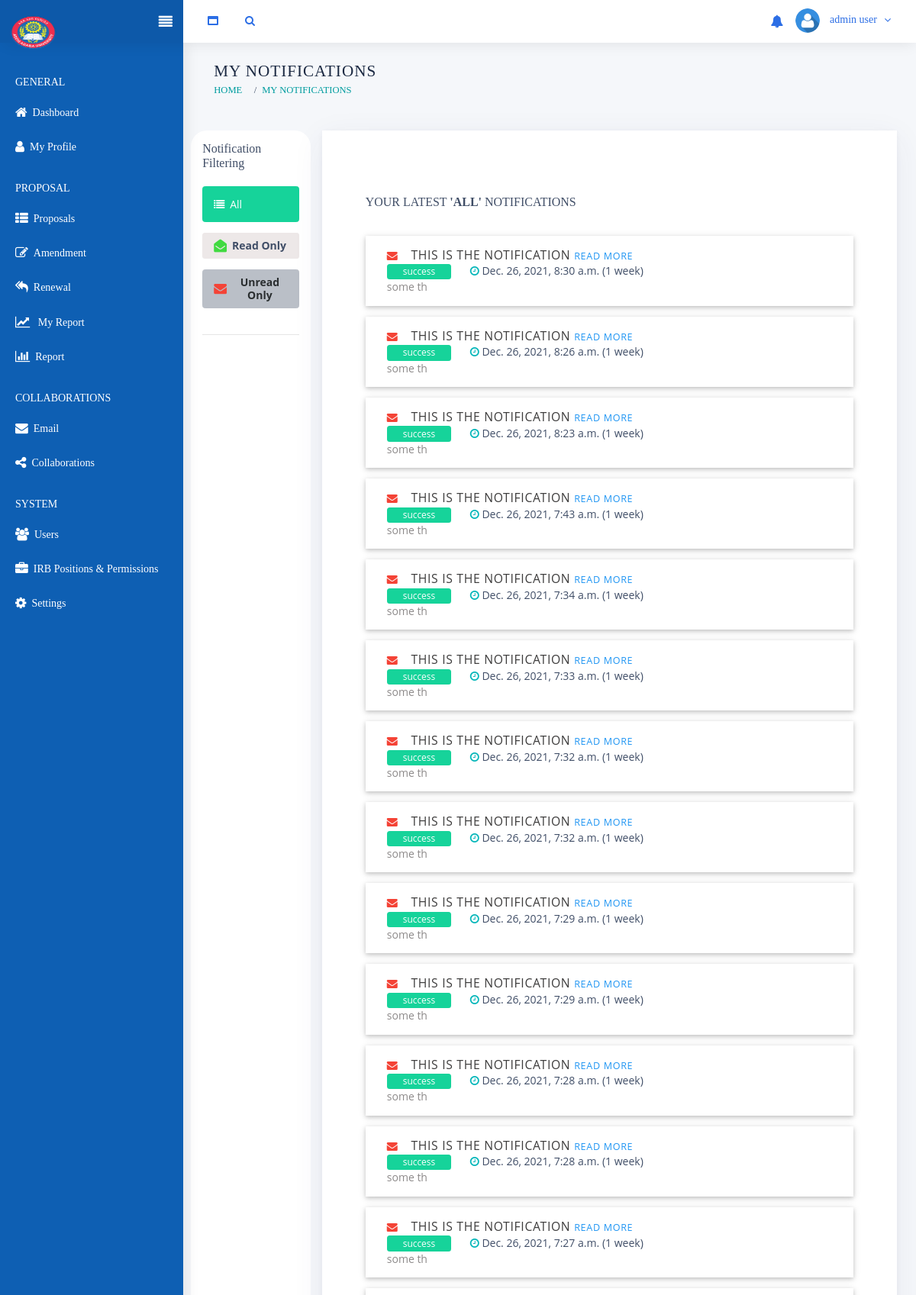
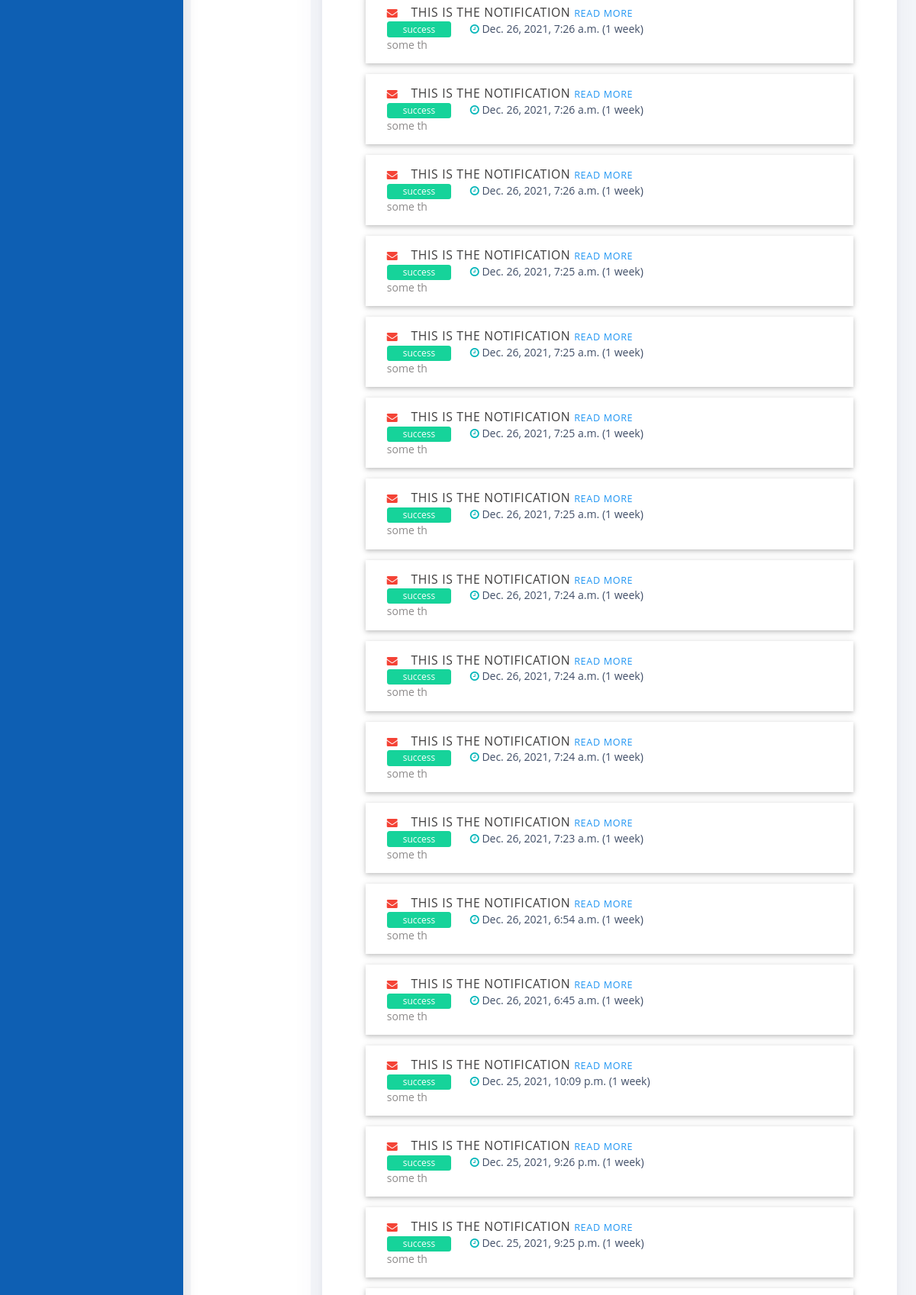
Page /noti/notifications/ (signed in, upper part) on the committed database (2 pictures, top to bottom).
### accounts/models.py (models this page shows, shortened)
class UserAccount(AbstractBaseUser, PermissionsMixin):
    email = models.EmailField(verbose_name="Email Field", unique=True)
    title = models.ForeignKey(Title, on_delete=models.CASCADE, blank=True, null=True, help_text="Your professional title, if any.")
    first_name = models.CharField(verbose_name="First Name", max_length=150, validators = [MinLengthValidator(2)])
    last_name = models.CharField(verbose_name="Last Name", max_length=150, validators = [MinLengthValidator(2)])
    full_name = models.CharField(verbose_name="Full Name", max_length=300, blank=True, editable=False,
                help_text=" This is a system generated value, since it is mostly used it's better to store it once and access it without"
                            "evaluating it for every page, cz when evaluated another sql query is need to fetch the name of the title. (not fair!) " )
    phone_number = models.CharField(max_length=150, blank=True, default="", null=True )
    sex = models.CharField(choices=GENDERS, max_length=6, blank=True)
    profile_image = models.ImageField(upload_to = 'Accounts/ProfileImages', blank = True,
                                    validators =[FileExtensionValidator(allowed_extensions=allowed_image_extensions)] )
    is_active = models.BooleanField(default=False,help_text=('Designates whether this user should be treated as active. '),)
    status = models.IntegerField(default = 0, choices=USER_STATUS, help_text= "Identifies the status of each user")
    is_staff = models.BooleanField(default=False)
    is_customer = models.BooleanField(default=False)
    position = models.ForeignKey(Position, on_delete=models.SET_NULL, blank=True, null=True)
    date_joined = models.DateTimeField( auto_now_add=True, editable=False)
    created_by = models.ForeignKey('self', blank=True, null=True, on_delete=models.CASCADE, help_text=('If a user is created by another user'))
    objects = UserAccountManager()
    EMAIL_FIELD = 'email'
    USERNAME_FIELD = 'email'
    REQUIRED_FIELDS = ['first_name', 'last_name']
    class Meta:
        verbose_name = 'User Account'
        verbose_name_plural = 'User Accounts'
        ordering=('-date_joined',)
    def get_position_permissions(self, obj=None):
        permissions = set()
        if self.position:
            perms = self.position.permissions.values_list('content_type__app_label', 'codename').order_by()
            permissions.update({"%s.%s" % (ct, name) for ct, name in perms})
        return permissions
    def get_all_permissions(self, obj=None):
        default = _user_get_permissions(self, obj, 'user') #django's default return value, then add the permission owned by his position
        default.update(self.get_position_permissions())
        return default

### notification/models.py (models this page shows, shortened)
class UserNotification(models.Model):
    noti = models.ForeignKey( Notification, on_delete=models.CASCADE)
    user = models.ForeignKey( settings.AUTH_USER_MODEL, on_delete=models.CASCADE)
    read = models.BooleanField(default=False)
    delete = models.BooleanField(default=False)
    class Meta:
        ordering = ['-id']

class Notification(models.Model):
    tag = models.CharField(max_length=10, choices=TAGS,)
    noti = models.CharField(max_length=500)
    desc = models.TextField(blank=True, null=True)
    link = models.CharField(max_length = 500, blank=True,default="")
    receivers = models.ManyToManyField(to= settings.AUTH_USER_MODEL, through='UserNotification')
    sender = models.ForeignKey(settings.AUTH_USER_MODEL, related_name="sender", on_delete=models.CASCADE, blank=True, null=True) #sender = null for system notifications
    created_date = models.DateTimeField(auto_now_add=True)
    def timesince(self, now=None):
        from django.utils.timesince import timesince as timesince_
        return timesince_(self.created_date, now)
    class Meta:
        ordering = ('-created_date',)

### notification/views.py (the view)
# urls.py: path('notifications/', ListNotifications, name = 'notifications'),
@login_required
def ListNotifications(request, status ="All"):
        try:
                if status == "read":
                        notis = get_usernotification(request.user, read = True)
                elif status == "unread":
                        notis = get_usernotification(request.user, read = False)
                else:
                        notis = notis = get_usernotification(request.user)
                return render(request, 'notification/notification_list.html',{'notis':notis, 'status':status})
        except Exception as e:
                print("### Exception ", e)
                messages.error(request, "Couldn't load notifications. Please try again later!")
                return redirect('irb:home')

### templates/notification/notification_list.html (shortened to what this page needs)
{% extends 'staff/base.html' %}
{% load static %}
{% load core_templatetags %}
{% block title %}
    My Notifications
 {% endblock %}
{% block breadcrumb %}
    <li class="breadcrumb-item active "><a href="{% url 'amendment:my_amendments' %}">My Notifications </a></li>
{% endblock %}
{% block content %}
<div class="content-body">
    <section id="page-account-settings">
        <br>
        <div class="row">
            <div class="col-md-2 mb-2 mb-md-0 pt-1 round" style="background-color: white;">
                <h5>Notification Filtering </h5>
                <ul class="nav nav-pills flex-column mt-md-0 mt-1">
                    <li class="nav-item ">
                        <a   class="btn btn-success mt-1 py-1 nav-link d-flex" href="{% url 'noti:notifications' %}" >
                            <i class="fa fa-list"></i>
                            All
                        </a>
                    </li>
                    <li class="nav-item ">
                        <a   class="btn mt-1 nav-link d-flex" href="{% url 'noti:notifications' status='read' %}" style="background-color: #ede8e8;" >
                            <i class="fa fa-envelope-open font-medium-2 " style="color: rgb(65, 218, 65);"></i>
                            <strong >Read Only </strong>
                        </a>
                    </li>
                    <li class="nav-item ">
                        <a   class="btn btn-light mt-1 nav-link d-flex" href="{% url 'noti:notifications' status='unread' %}" >
                            <i class="fa fa-envelope font-medium-2 red"></i>
                            <strong >Unread Only</strong>
                        </a>
                    </li>
                </ul>
                <br>
                <hr></hr>
            </div>
            <div class="col-md-10 round">
                <div class="card px-2 py-3">
                    <div role="tabpanel" class="tab-pane " id="ver_{{cur_ver}}_panel" aria-labelledby="ver_{{cur_ver}}_pill" aria-expanded="true">
                        <div class="card-body" id = "card_body">
                                <div class="form-body" >
                                    <div >
                                        <div class="col-lg-12 col-xl-12">
                                            <div class="mb-2 mt-2">
                                                {% if notis|length > 0 %}
                                                    <h5 class="mb-0 text-uppercase">Your latest <strong>'{{status}}'</strong> notifications</h5>
                                                {% else %}
                                                    <h5 class="mb-0 text-uppercase">You have no notifications yet! </h5>
                                                {% endif %}
                                            </div>
                                            <div id="accordionWrap" role="tablist" aria-multiselectable="true">
                                                <div class="card accordion ">
                                                    {% if notis|length > 0 %}
                                                        {% for n in notis %}
                                                            {% if n.read %}
                                                                <div class="box-shadow-1 border-grey border-lighten-2 mt-1 px-1 pt-1" style="background-color: #ede8e8 ;" >
                                                                    <div  id="heading_{{n.id}}" class="card-header primary p-0  px-1"  data-toggle="collapse" href="#desc_{{n.id}}"
                                                                            aria-expanded="true"  style="background-color: #ede8e8 ;" >
                                                                        <i class="fa fa-envelope-open green"></i>
                                                                        <a class="card-title lead mb-0 py-0 px-1 "  style="color: rgb(61, 60, 60);">
                                                                            {{n.noti.noti}} <span class="blue"> <small> Read More</small></span>
                                                                        </a>
                                                                        <div class="media-body " style="background-color: #ede8e8 ;" {%>
                                                                                <span class="list-group-item-text  px-2 badge badge-{{n.noti.tag}}">
                                                                                    {{n.noti.tag}}
                                                                                </span>
                                                                                <i class="fa fa-clock-o ml-2"></i>
                                                                                <span class="text-muted mb-1">{{n.noti.created_date}} ({{n.noti.timesince}})</span>
                                                                                <p style="color: rgb(141, 138, 138);">{{n.noti.desc|truncatechars_html:40}}</p>
                                                                        </div>
                                                                    </div>
                                                                    <div id="desc_{{n.id}}" role="tabpanel" style="background-color: rgb(233, 231, 231); border-radius: 3px;" data-parent="#accordionWrap"
                                                                        aria-labelledby="heading11" class="collapse box-shadow-1 border-grey border-lighten-2 mb-1 mt-1">
                                                                        <div class="card-content">
                                                                            <div class="card-body">
                                                                                <p>{{n.noti.desc}}</p>
                                                                                {% if n.noti.link != '' %}
                                                                                    <p style ="float:right"><a class="btn btn-info" href="{{n.noti.link}}">Redirect</a></p>
                                                                                {% endif %}
                                                                            </div>
                                                                        </div>
                                                                    </div>
                                                                </div>
                                                            {% else %}
                                                                <div id="noti_div_{{n.id}}" class="box-shadow-1 border-grey border-lighten-2 mt-1 px-1 pt-1  ">
                                                                    <div  id="heading_{{n.id}}" class="card-header primary p-0  px-1" onclick="mark_as_read('{{n.id}}')" data-toggle="collapse" href="#desc_{{n.id}}" aria-expanded="true" >
                                                                        <i id="env_{{n.id}}" class="fa fa-envelope red"></i>
                                                                        <a class="card-title lead mb-0 py-0 px-1 "  style="color: rgb(61, 60, 60);">
                                                                        {{n.noti.noti}} <span class="blue"><small> Read More</small></span>
                                                                        </a>
                                                                        <div class="media-body " >
                                                                                <span class="list-group-item-text  px-2 badge badge-{{n.noti.tag}}">
                                                                                    {{n.noti.tag}}
                                                                                </span>
                                                                                <i class="fa fa-clock-o ml-2"></i>
                                                                                <span class="text-muted mb-1">{{n.noti.created_date}} ({{n.noti.timesince}})</span>
                                                                                <p style="color: rgb(141, 138, 138);">{{n.noti.desc|truncatechars_html:40}}</p>
                                                                        </div>
                                                                    </div>
                                                                </div>
                                                            {% endif %}
                                                        {% endfor %}
                                                    {% endif %}
                                                </div>
                                            </div>
                                        </div>
                                    </div>
                                    <br>
                                </div>
                        </div>
                    </div>
                </div>
            </div>
        </div>
    </section>
</div>
{% endblock %}

### templates/staff/header.html (shortened to what this page needs)
{%load static %}
<nav class="header-navbar navbar-expand-lg navbar navbar-with-menu fixed-top navbar-semi-dark navbar-shadow">
  <div class="navbar-wrapper">
    <div class="navbar-header">
      <ul class="nav navbar-nav flex-row">
        <li class="nav-item mr-auto"><a class="navbar-brand" href="/"><img class="brand-logo" width="60px" height="50px" alt="stack admin logo" src="{% static 'customer/img/logo.png' %}">
            </a></li>
        <li class="nav-item d-none d-lg-block nav-toggle"><a class="nav-link modern-nav-toggle pr-0" data-toggle="collapse"><i class="toggle-icon fa fa-align-justify  right font-medium-3 white  icon-toggle-right" data-ticon=".icon-toggle-right"></i></a></li>
      </ul>
    </div>
    <div class="navbar-container content">
      <div class="collapse navbar-collapse" id="navbar-mobile">
        <ul class="nav navbar-nav mr-auto float-left">
          <li class="nav-item d-none d-md-block"><a class="nav-link nav-link-expand" href="#"><i class="fa fa-window-maximize"></i></a></li>
          <li class="nav-item nav-search"><a class="nav-link nav-link-search" href="#"><i class="fa fa-search"></i></a>
          </li>
        </ul>
        <ul class="nav navbar-nav float-right">
          <li class="dropdown dropdown-notification nav-item">
            <a class="nav-link nav-link-label" href="#" data-toggle="dropdown">
              <i class="ficon fa fa-bell"></i>
            </a>
          </li>
          <li class="dropdown dropdown-user nav-item">
            <a class="dropdown-toggle nav-link dropdown-user-link" href="#" data-toggle="dropdown">
              <div class="avatar avatar-online" style="width:32px; height: 32px;">
                {% if user.profile_image %}
                  <img  style="width: 32px; height: 32px;" src="{{user.profile_image.url}}" alt="user profile image">
                {% else %}
                 <img style="width: 32px; height: 32px;" src="{% static 'customer/img/user.png' %}" alt="avatar">
                {% endif %}
              </div>
              <span class="user-name">{% if user %} {{user.full_name}} {% endif %}</span>
            </a>
          </li>
        </ul>
      </div>
    </div>
  </div>
</nav>

### rows in the picture
UserAccount: profile_image (placeholder picture), full_name "admin user"
UserNotification: noti.noti "THIS IS THE NOTIFICATION", noti.tag "success", noti.created_date "Dec. 26, 2021, 8:30 a.m.", noti.timesince "1 week", noti.desc "some th"
UserNotification: noti.noti "THIS IS THE NOTIFICATION", noti.tag "success", noti.created_date "Dec. 26, 2021, 8:26 a.m.", noti.timesince "1 week", noti.desc "some th"
UserNotification: noti.noti "THIS IS THE NOTIFICATION", noti.tag "success", noti.created_date "Dec. 26, 2021, 8:23 a.m.", noti.timesince "1 week", noti.desc "some th"
UserNotification: noti.noti "THIS IS THE NOTIFICATION", noti.tag "success", noti.created_date "Dec. 26, 2021, 7:43 a.m.", noti.timesince "1 week", noti.desc "some th"
UserNotification: noti.noti "THIS IS THE NOTIFICATION", noti.tag "success", noti.created_date "Dec. 26, 2021, 7:34 a.m.", noti.timesince "1 week", noti.desc "some th"
UserNotification: noti.noti "THIS IS THE NOTIFICATION", noti.tag "success", noti.created_date "Dec. 26, 2021, 7:33 a.m.", noti.timesince "1 week", noti.desc "some th"
UserNotification: noti.noti "THIS IS THE NOTIFICATION", noti.tag "success", noti.created_date "Dec. 26, 2021, 7:32 a.m.", noti.timesince "1 week", noti.desc "some th"
UserNotification: noti.noti "THIS IS THE NOTIFICATION", noti.tag "success", noti.created_date "Dec. 26, 2021, 7:32 a.m.", noti.timesince "1 week", noti.desc "some th"
UserNotification: noti.noti "THIS IS THE NOTIFICATION", noti.tag "success", noti.created_date "Dec. 26, 2021, 7:29 a.m.", noti.timesince "1 week", noti.desc "some th"
UserNotification: noti.noti "THIS IS THE NOTIFICATION", noti.tag "success", noti.created_date "Dec. 26, 2021, 7:29 a.m.", noti.timesince "1 week", noti.desc "some th"
UserNotification: noti.noti "THIS IS THE NOTIFICATION", noti.tag "success", noti.created_date "Dec. 26, 2021, 7:28 a.m.", noti.timesince "1 week", noti.desc "some th"
UserNotification: noti.noti "THIS IS THE NOTIFICATION", noti.tag "success", noti.created_date "Dec. 26, 2021, 7:28 a.m.", noti.timesince "1 week", noti.desc "some th"
UserNotification: noti.noti "THIS IS THE NOTIFICATION", noti.tag "success", noti.created_date "Dec. 26, 2021, 7:27 a.m.", noti.timesince "1 week", noti.desc "some th"
UserNotification: noti.noti "THIS IS THE NOTIFICATION", noti.tag "success", noti.created_date "Dec. 26, 2021, 7:26 a.m.", noti.timesince "1 week", noti.desc "some th"
UserNotification: noti.noti "THIS IS THE NOTIFICATION", noti.tag "success", noti.created_date "Dec. 26, 2021, 7:26 a.m.", noti.timesince "1 week", noti.desc "some th"
UserNotification: noti.noti "THIS IS THE NOTIFICATION", noti.tag "success", noti.created_date "Dec. 26, 2021, 7:26 a.m.", noti.timesince "1 week", noti.desc "some th"
UserNotification: noti.noti "THIS IS THE NOTIFICATION", noti.tag "success", noti.created_date "Dec. 26, 2021, 7:25 a.m.", noti.timesince "1 week", noti.desc "some th"
UserNotification: noti.noti "THIS IS THE NOTIFICATION", noti.tag "success", noti.created_date "Dec. 26, 2021, 7:25 a.m.", noti.timesince "1 week", noti.desc "some th"
UserNotification: noti.noti "THIS IS THE NOTIFICATION", noti.tag "success", noti.created_date "Dec. 26, 2021, 7:25 a.m.", noti.timesince "1 week", noti.desc "some th"
UserNotification: noti.noti "THIS IS THE NOTIFICATION", noti.tag "success", noti.created_date "Dec. 26, 2021, 7:25 a.m.", noti.timesince "1 week", noti.desc "some th"
UserNotification: noti.noti "THIS IS THE NOTIFICATION", noti.tag "success", noti.created_date "Dec. 26, 2021, 7:24 a.m.", noti.timesince "1 week", noti.desc "some th"
UserNotification: noti.noti "THIS IS THE NOTIFICATION", noti.tag "success", noti.created_date "Dec. 26, 2021, 7:24 a.m.", noti.timesince "1 week", noti.desc "some th"
UserNotification: noti.noti "THIS IS THE NOTIFICATION", noti.tag "success", noti.created_date "Dec. 26, 2021, 7:24 a.m.", noti.timesince "1 week", noti.desc "some th"
UserNotification: noti.noti "THIS IS THE NOTIFICATION", noti.tag "success", noti.created_date "Dec. 26, 2021, 7:23 a.m.", noti.timesince "1 week", noti.desc "some th"
UserNotification: noti.noti "THIS IS THE NOTIFICATION", noti.tag "success", noti.created_date "Dec. 26, 2021, 6:54 a.m.", noti.timesince "1 week", noti.desc "some th"
UserNotification: noti.noti "THIS IS THE NOTIFICATION", noti.tag "success", noti.created_date "Dec. 26, 2021, 6:45 a.m.", noti.timesince "1 week", noti.desc "some th"
UserNotification: noti.noti "THIS IS THE NOTIFICATION", noti.tag "success", noti.created_date "Dec. 25, 2021, 10:09 p.m.", noti.timesince "1 week", noti.desc "some th"
UserNotification: noti.noti "THIS IS THE NOTIFICATION", noti.tag "success", noti.created_date "Dec. 25, 2021, 9:26 p.m.", noti.timesince "1 week", noti.desc "some th"
UserNotification: noti.noti "THIS IS THE NOTIFICATION", noti.tag "success", noti.created_date "Dec. 25, 2021, 9:25 p.m.", noti.timesince "1 week", noti.desc "some th"

### other values in the picture
{{ status }} "ALL"
